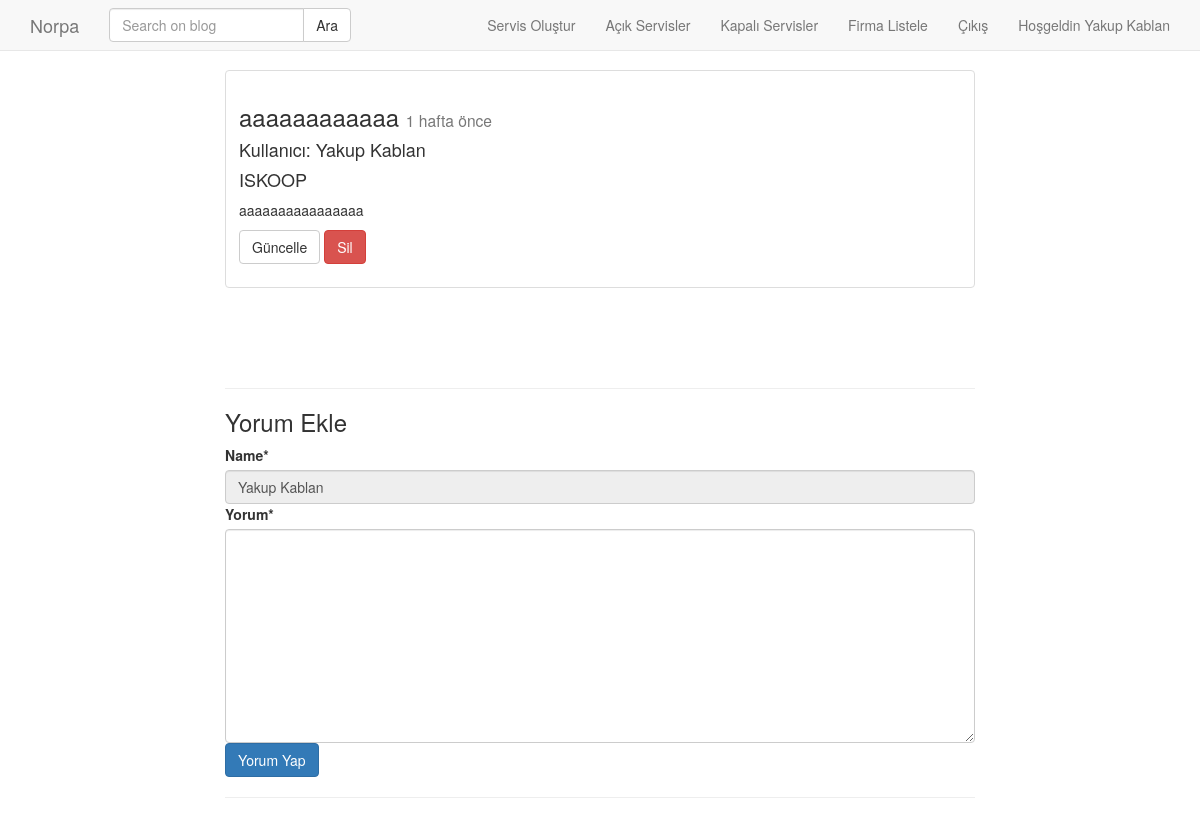
Page /post/detail/aaaaaaaaaaaa/ (signed in) on the earlier database version.
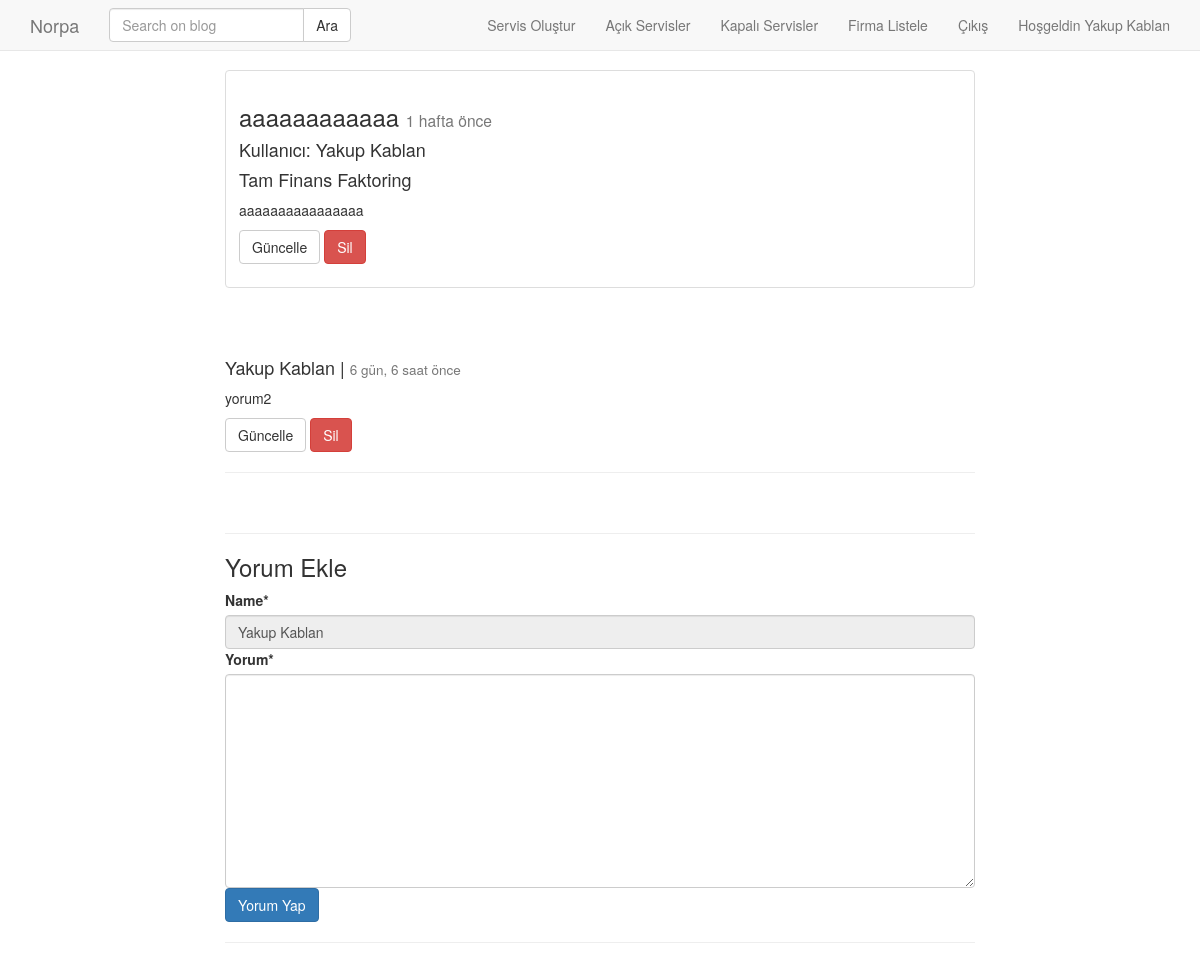
Same page on the later database version.
### post/models.py (models this page shows, shortened)
class Post(models.Model):
    customer = models.ForeignKey(Customer, on_delete=models.DO_NOTHING, verbose_name="musteriler")
    user = models.ForeignKey('auth.User', on_delete=models.CASCADE, verbose_name="Yazar", related_name='posts')
    title = models.CharField(max_length=120, verbose_name="Başlık")
    content = RichTextField(verbose_name="İçerik")
    publishing_date = models.DateTimeField(verbose_name="Yayımlanma Tarihi", auto_now_add=True)
    image = models.FileField(blank=True, null=True, verbose_name="Resim")
    checked = models.BooleanField(default=False)
    slug = models.SlugField(unique=True, editable=False, max_length=130)
    def get_update_url(self):
        return reverse('postt:update', kwargs={'slug': self.slug})
    def get_delete_url(self):
        return reverse('postt:delete', kwargs={'slug': self.slug})
    class Meta:
        ordering = ['-publishing_date']

class Comment(models.Model):
    post = models.ForeignKey(Post, on_delete=models.CASCADE, related_name='comments')
    name = models.CharField(max_length=200, verbose_name="İsim")
    content = models.TextField(verbose_name="Yorum")
    publishing_date = models.DateTimeField(auto_now_add=True)
    def get_delete_url(self):
        try:
            return reverse('postt:com_delete', kwargs={'pk': self.id})
        except :
            return ''
    def get_update_url(self):
        try:
            return reverse('postt:com_update', kwargs={'pk': self.id})
        except :
            return ''
    class Meta:
        ordering = ['-publishing_date']

### customer/models.py (models this page shows, shortened)
class Customer(models.Model):
    name = models.CharField(max_length=200, verbose_name="Müşteri Adı")
    address = models.TextField(verbose_name="Müşteri Adresi")
    phone=models.CharField(max_length=50, verbose_name="Müşteri Telefonu")
    checked = models.BooleanField(default=True, verbose_name="Aktif-Pasif")
    contract = models.DateField(verbose_name="Sözleşme Tarihi", null=True)
    created_date=models.DateTimeField(auto_now_add=True)
    def __str__(self):
        return self.name
    class Meta:
        ordering = ['-created_date']

### post/views.py (the view)
# urls.py: path('detail/<slug:slug>/', post_detail, name='detail'),
def post_detail(request, slug):
    if request.user.is_staff == False:
        return redirect('/home/')
    post = get_object_or_404(Post, slug=slug)
    form = CommentForm(request.POST or None)
    if form.is_valid():
        comment = form.save(commit=False)
        comment.post = post
        comment.save()
        return HttpResponseRedirect(post.get_absolute_url())
    else:
        if request.user.is_authenticated:
            form = CommentForm(isim=request.user.get_full_name, ornek='bu bir örnek alandır. modelde olmayan bir alan oluşturldu')
    comments = post.comments.all()
    context = {
        'post': post,
        'form': form,
        'comments': comments
    }
    return render(request, 'post/detail.html', context)

### post/forms.py
class CommentForm(forms.ModelForm):
    class Meta:
        model = Comment
        fields = ['name', 'content']
    def __init__(self, *args, **kwargs):
        self.name = kwargs.pop('isim', None)
        ornekk = kwargs.pop('ornek', None)
        super().__init__(*args, **kwargs)
        name = forms.CharField()
        if name is not None:
            self.fields['name']= forms.CharField(initial=self.name)
            if self.name:
                self.fields['name'].widget.attrs['readonly'] = True

### templates/post/detail.html (shortened to what this page needs)
{% extends 'base.html' %}
{% block body %}
<div class="container">
<div class="row">
    <div class="col-md-8 col-md-offset-2">
      <div class="thumbnail">
        <div class="caption">
          <h3>{{ post.title }} <small> {{post.publishing_date | timesince}} önce</small></h3>
          <h4>Kullanıcı: {{post.user.get_full_name}}</h4>
          <h4>{{post.customer}}</h4>
          <p>{{post.content |safe| linebreaks}}</p>
          <p>
                {% if user.is_superuser %}
                <a href="{{post.get_update_url}}" class="btn btn-default" role="button">Güncelle</a>
                <a href="{{post.get_delete_url}}" class="btn btn-danger" role="button">Sil</a>
                {% endif %}
          </p>
        </div>
      </div>
      <br><br>
        {% for comment in comments%}
            <h4>{{comment.name}} | <small>{{comment.publishing_date | timesince}} önce </small></h4>
            <p>{{comment.content | linebreaks}}</p>
            {% if comment.name == request.user.get_full_name %}
                <a href="{{comment.get_update_url}}" class="btn btn-default" role="button">Güncelle</a>
                <a href="{{comment.get_delete_url}}" class="btn btn-danger" role="button">Sil</a>
            {% endif %}
            <hr/>
        {% endfor%}
      <br><hr>
      {%  if user.is_authenticated  %}
      <h3>Yorum Ekle</h3>
        {% include 'post/comment.html' %}
      {%endif%}
      <hr>
    </div>
</div>
</div>
{% endblock %}

### templates/base.html (shortened to what this page needs)
{% load static %}
<html>
<head>
    <link rel="stylesheet" href="{% static 'css/bootstrap.min.css' %}">
    <link rel="stylesheet" href="{% static 'css/style.css' %}">
    <link rel="stylesheet" href="https://cdnjs.cloudflare.com/ajax/libs/datepicker/0.6.5/datepicker.min.css" />
</head>
<body>
    {% include 'header.html' %}
    {% block body %}
    {% endblock %}
</html>

### templates/header.html (shortened to what this page needs)
<nav class="navbar navbar-default navbar-fixed-top"  role="banner">
    <div class="container">
        <div class="navbar-header">
            <a href="{% url 'accounts:home' %}" class="navbar-brand">Norpa</a>
        </div>
        <nav class="collapse navbar-collapse" role="navigation">
            <form class="navbar-form navbar-left" role="search" method="GET" action="">
                <div class="input-group">
                    <input class="form-control" type="text" name="q" placeholder="Search on blog" value="{{ request.GET.q}}" >
                    <span class="input-group-btn">
                        <input class="btn btn-default" type="submit" value="Ara">
                    </span>
                </div>
            </form>
            <ul class="nav navbar-nav navbar-right">
                {% if user.is_staff %}
                    {% if user.is_superuser %}
                        {% if "customer" in request.get_full_path %}
                            <li><a href="{% url 'customer:create' %}">Firma Oluştur</a></li>
                        {% else %}
                            <li><a href="{% url 'postt:create' %}">Servis Oluştur</a></li>
                        {% endif %}
                    {% endif %}
                    {% if "customer" in request.get_full_path %}
                        <li><a href="{% url 'customer:index' %}">Firma Listele</a></li>
                        <li><a href="{% url 'postt:index' %}">Açık Servisler</a></li>
                    {% else %}
                        <li><a href="{% url 'postt:index' %}">Açık Servisler</a></li>
                        <li><a href="{% url 'postt:kapali' %}">Kapalı Servisler</a></li>
                        <li><a href="{% url 'customer:index' %}">Firma Listele</a></li>
                    {% endif %}
                    <li><a href="{% url 'accounts:logout' %}">Çıkış</a></li>
                    <li><a href="#">Hoşgeldin {{request.user.get_full_name}}</a></li>
                {% else %}
                <li><a href="{% url 'accounts:home' %}">Anasayfa</a></li>
                <li><a href="{% url 'accounts:register' %}">Üye Ol</a></li>
                <li><a href="{% url 'accounts:login' %}">Giriş</a></li>
                {% endif %}
            </ul>
        </nav>
    </div>
</nav>

### templates/post/comment.html (shortened to what this page needs)
{% load crispy_forms_tags %}
<form method="POST">
    {{ form | crispy }}
    <input type="submit" value="Yorum Yap" class="btn btn-primary">
</form>

### static/css/style.css (style rules this page uses)
body { padding-top: 70px; }

Differences in the rows shown:
changed Post "aaaaaaaaaaaa": customer "ISKOOP" → "Tam Finans Faktoring"
added Comment: name "Yakup Kablan", publishing_date "6 gün, 6 saat", content "yorum2"
